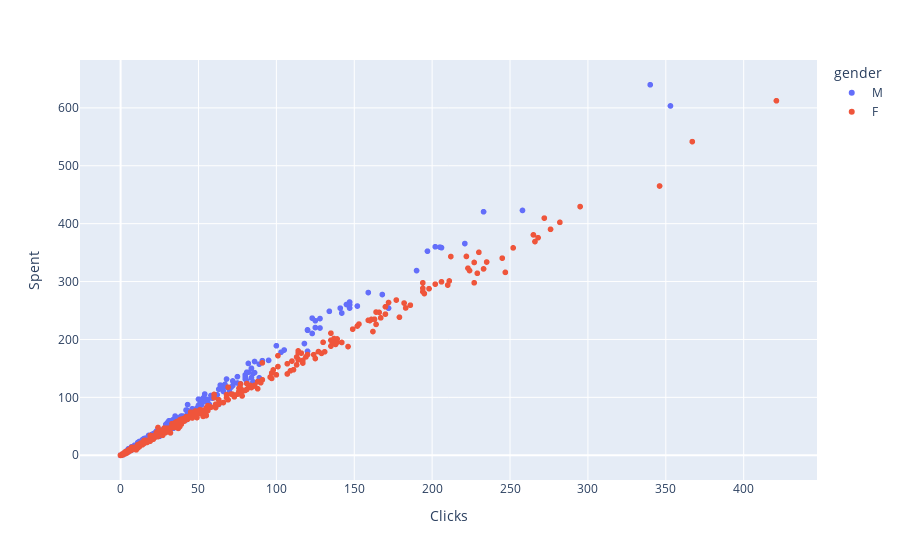

The notebook cell saved with this chart:
### Code cell
fig = px.scatter(data, x= 'Clicks', y = 'Spent', color = 'gender')
fig.show()

### Figure 1 — Plotly figure (JSON) as saved in the notebook; plotly's stock layout.template omitted (floating-point values rounded to 4 significant figures; data arrays with more than 128 entries replaced by an {"elided": "..."} marker saying what was removed)
{"data": [{"hovertemplate": "gender=M<br>Clicks=%{x}<br>Spent=%{y}<extra></extra>", "legendgroup": "M", "marker": {"color": "#636efa", "symbol": "circle"}, "mode": "markers", "name": "M", "showlegend": true, "type": "scattergl", "x": {"elided": "592 int values"}, "xaxis": "x", "y": {"elided": "592 float values"}, "yaxis": "y"}, {"hovertemplate": "gender=F<br>Clicks=%{x}<br>Spent=%{y}<extra></extra>", "legendgroup": "F", "marker": {"color": "#EF553B", "symbol": "circle"}, "mode": "markers", "name": "F", "showlegend": true, "type": "scattergl", "x": {"elided": "551 int values"}, "xaxis": "x", "y": {"elided": "551 float values"}, "yaxis": "y"}], "layout": {"legend": {"title": {"text": "gender"}, "tracegroupgap": 0}, "margin": {"t": 60}, "xaxis": {"anchor": "y", "domain": [0, 1], "title": {"text": "Clicks"}}, "yaxis": {"anchor": "x", "domain": [0, 1], "title": {"text": "Spent"}}}}
